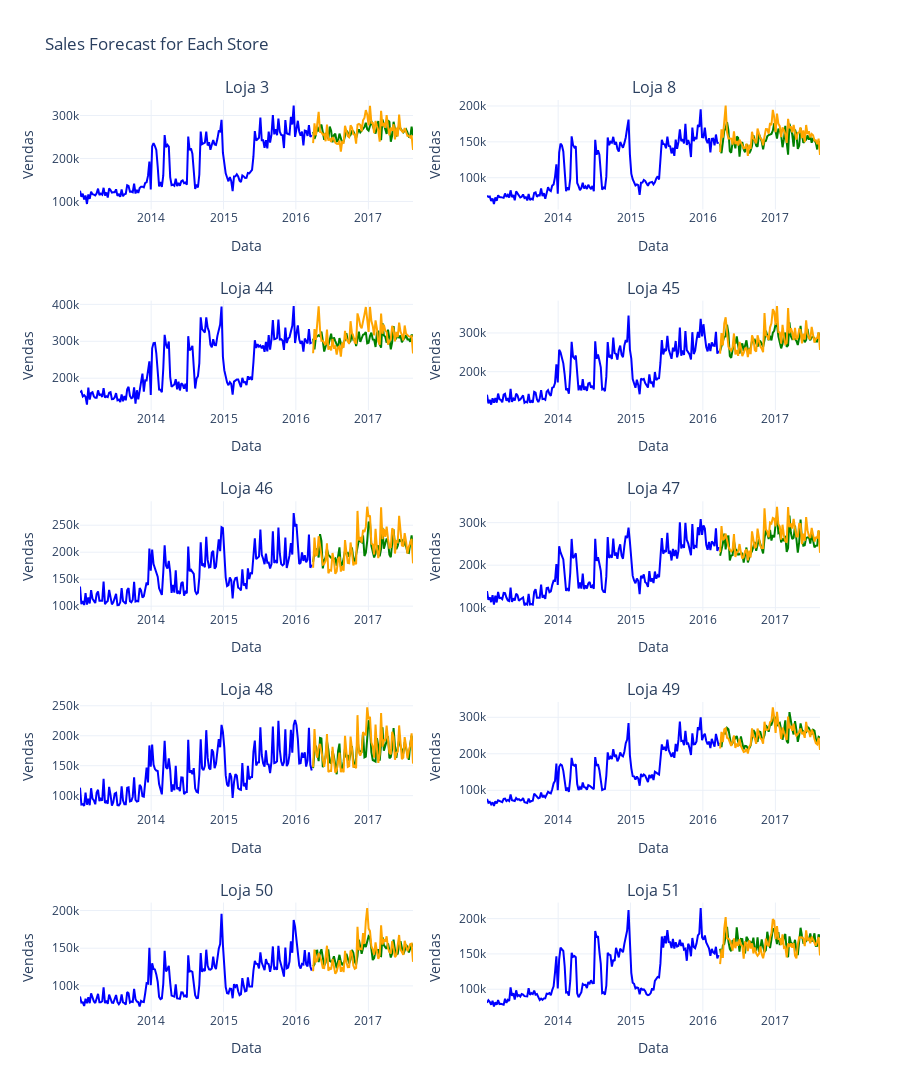

The code cell stored with this chart in its notebook:
### Code cell
modelos_por_loja = {}
tempos_treinamento = {}
tempos_previsao = {}

# Create a figure
fig = make_subplots(rows=5, cols=2, subplot_titles=[f'Loja {loja}' for loja in lojas_relevantes_favorita])

df_resultado_loja = pd.DataFrame(columns=['Data', 'Loja', 'Real', 'Previsto'])
df_resultado_tempo = pd.DataFrame(columns=['Loja', 'Treino', 'Previsao'])

for i, loja in enumerate(lojas_relevantes_favorita):

    df_loja = favorita[favorita['Loja'] == loja]
    df_loja_grouped = df_loja.groupby('Data')['Vendas'].sum().reset_index()

    df_loja_grouped.set_index('Data', inplace=True)
    
    train, test, scaler = preprocess_data_LSTM(
        df_loja_grouped['Vendas'].values, train_size_ratio=0.7
    )

    # Definir o look_back
    look_back = 10

    # Criar conjuntos de treinamento e validação
    X_train, y_train = create_dataset_LSTM(train, look_back)

    # Estender o conjunto de teste para incluir os últimos `look_back` dados do conjunto de validação
    extended_test = np.concatenate([train[-look_back:], test])

    # Criar o conjunto de teste com base no conjunto estendido
    X_test, y_test = create_dataset_LSTM(extended_test, look_back)

    # Ajustar o formato para [amostras, passos de tempo, características]
    X_train = np.reshape(X_train, (X_train.shape[0], 1, X_train.shape[1]))
    X_test = np.reshape(X_test, (X_test.shape[0], 1, X_test.shape[1]))

    # Criar e treinar o modelo
    start_train_time = time.time()
    model, history = create_and_train_model_LSTM(X_train, y_train, look_back, epochs=1000)
    end_train_time = time.time()
    train_time = end_train_time - start_train_time
    tempos_treinamento[loja] = train_time

    # Realizar previsões no conjunto de teste
    start_forecast_time = time.time()
    test_predict = model.predict(X_test)
    end_forecast_time = time.time()
    forecast_time = end_forecast_time - start_forecast_time
    tempos_previsao[loja] = forecast_time

    # Reverter a normalização das previsões e dos valores reais
    test_predict_original = scaler.inverse_transform(test_predict).flatten()
    y_test_original = scaler.inverse_transform(y_test.reshape(-1, 1)).flatten()

    # Garantir que os índices estão corretos
    test_index = df_loja_grouped.index[-len(y_test):]  # Ajustado para corresponder ao conjunto de teste estendido
    train_index = df_loja_grouped.index[:len(train)]

    df_resultado_loja = pd.concat([df_resultado_loja, pd.DataFrame({
        'Data': test_index,
        'Loja': loja,
        'Real': y_test_original,
        'Previsto': test_predict_original
    })])

    df_resultado_tempo = pd.concat([df_resultado_tempo, pd.DataFrame({
        'Loja': [loja],
        'Treino': [train_time],
        'Previsao': [forecast_time]
    })], ignore_index=True)

        # Add traces for train, test, and forecast
    fig.add_trace(go.Scatter(x=train_index, y=scaler.inverse_transform(train).flatten(), mode='lines', name='Treino', line=dict(color='blue')), row=i//2+1, col=i%2+1)
    fig.add_trace(go.Scatter(x=test_index, y=test_predict_original, mode='lines', name='Previsto', line=dict(color='green')), row=i//2+1, col=i%2+1)
    fig.add_trace(go.Scatter(x=test_index, y=y_test_original, mode='lines', name='Real', line=dict(color='orange')), row=i//2+1, col=i%2+1)
    
    # Update layout for each subplot
    fig.update_xaxes(title_text='Data', row=i//2+1, col=i%2+1)
    fig.update_yaxes(title_text='Vendas', row=i//2+1, col=i%2+1)
    # Criar um dataframe com o tempo de treino e previsão por loja



# Update layout for the entire figure
fig.update_layout(
    title='Sales Forecast for Each Store',
    height=1500,
    showlegend=False,
    template='plotly_white'
)

# Salvar o dataframe em um arquivo CSV

df_resultado_loja.to_csv('Resultados/Previsao/Favorita/Loja/LSMT.csv', index=False)
df_resultado_tempo.to_csv('Resultados/Tempo/Favorita/Loja/LSMT.csv', index=False)

# Show the figure
fig.show()

# Print training and forecasting times
print("Tempos de treinamento por loja:", tempos_treinamento)
print("Tempos de previsão por loja:", tempos_previsao)
